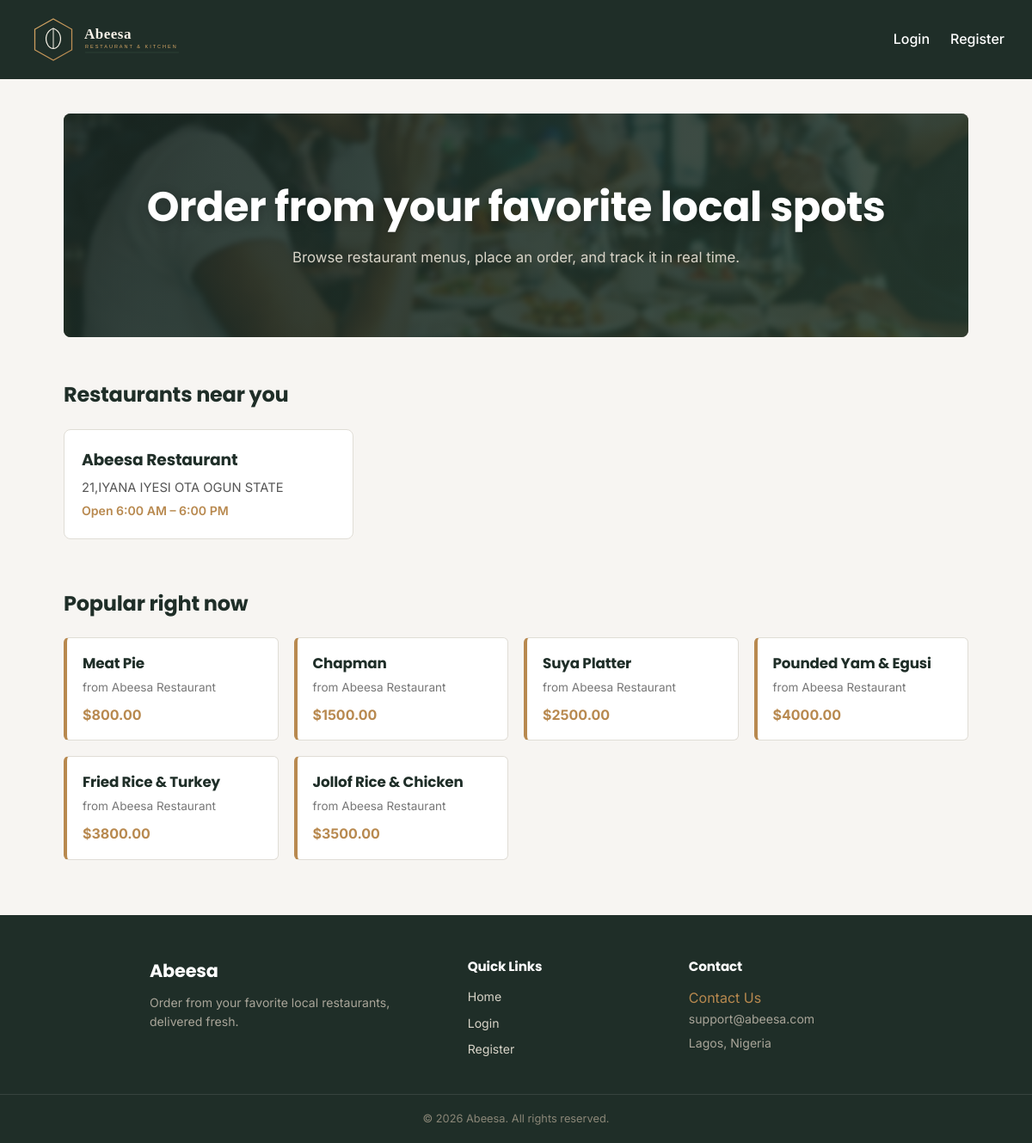
Before: / with the older database file.
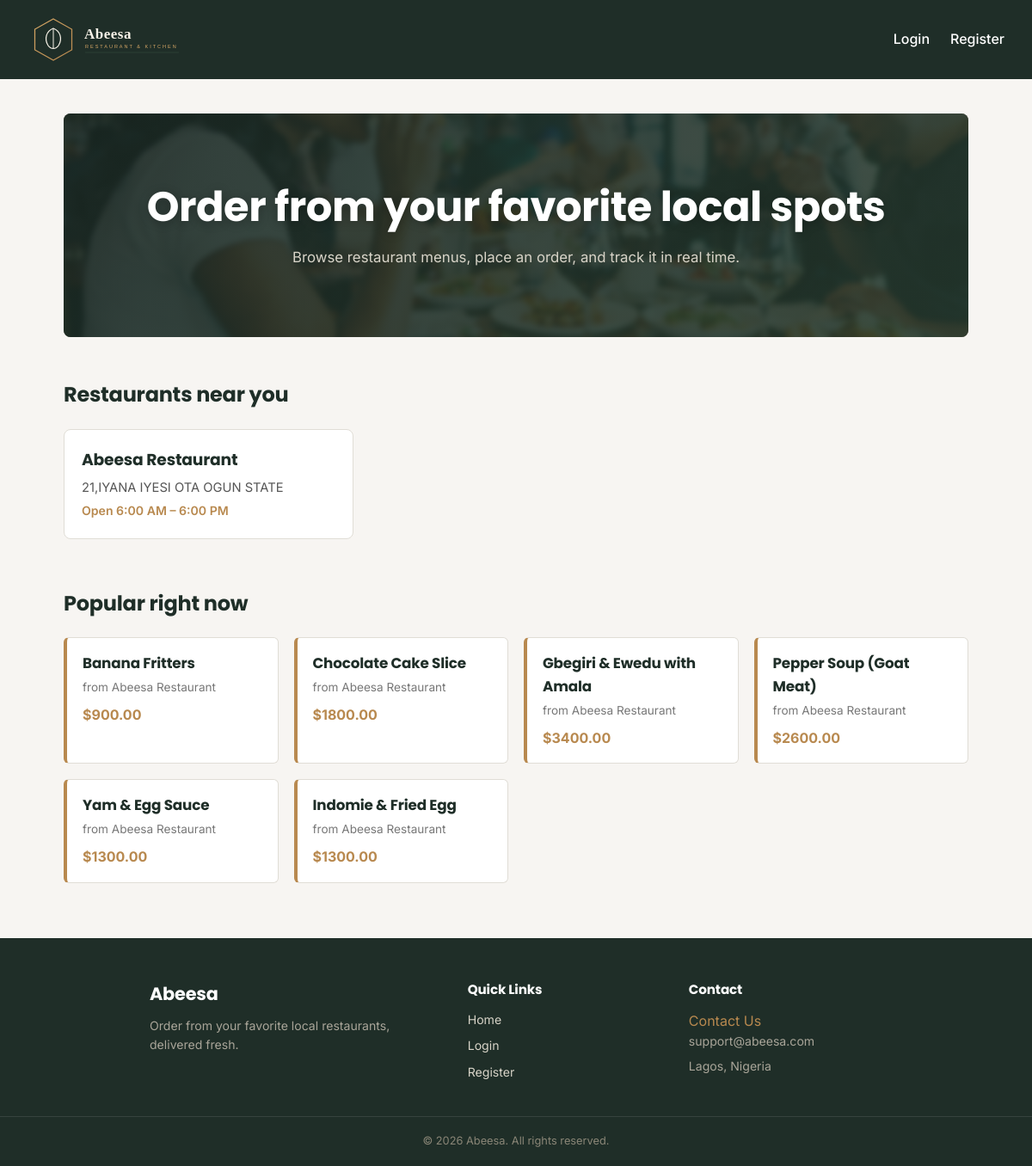
After: the same page with the newer database file.
### restaurants/models.py (models this page shows, shortened)
class Restaurant(models.Model):
    name = models.CharField(max_length=100)
    address = models.CharField(max_length=255)
    opening_time = models.TimeField()
    closing_time = models.TimeField()
    owner = models.ForeignKey(User, on_delete=models.CASCADE, related_name='restaurants')
    bank_name = models.CharField(max_length=100, blank=True)
    account_number = models.CharField(max_length=20, blank=True)
    account_name = models.CharField(max_length=100, blank=True)

class MenuItem(models.Model):
    restaurant = models.ForeignKey(Restaurant, on_delete=models.CASCADE, related_name='menu_items')
    name = models.CharField(max_length=100)
    description = models.TextField(blank=True)
    price = models.DecimalField(max_digits=6, decimal_places=2)
    image = models.ImageField(upload_to='menu_items/', blank=True, null=True)
    is_available = models.BooleanField(default=True)

### restaurants/views.py (the view)
# urls.py: path('', views.restaurant_list, name='restaurant_list'),
def restaurant_list(request):
    restaurants = Restaurant.objects.all()
    featured_items = MenuItem.objects.filter(is_available=True).order_by('-id')[:6]
    return render(request, 'restaurants/restaurant_list.html', {
        'restaurants': restaurants,
        'featured_items': featured_items,
    })

### templates/restaurants/restaurant_list.html (shortened to what this page needs)
{% extends "base.html" %}
{% block content %}
  <section class="hero">
    <h1>Order from your favorite local spots</h1>
    <p>Browse restaurant menus, place an order, and track it in real time.</p>
  </section>
  <section class="restaurant-section fade-in">
    <h2>Restaurants near you</h2>
    {% if restaurants %}
      <div class="restaurant-grid">
        {% for restaurant in restaurants %}
          <a href="{% url 'restaurant_detail' restaurant.pk %}" class="restaurant-card">
            <div class="restaurant-card-body">
              <h3>{{ restaurant.name }}</h3>
              <p class="restaurant-address">{{ restaurant.address }}</p>
              <p class="restaurant-hours">Open {{ restaurant.opening_time|time:"g:i A" }} – {{ restaurant.closing_time|time:"g:i A" }}</p>
            </div>
          </a>
        {% endfor %}
      </div>
    {% else %}
      <p class="empty-message">No restaurants have joined yet — check back soon.</p>
    {% endif %}
  </section>
  <section class="featured-section fade-in">
    <h2>Popular right now</h2>
    {% if featured_items %}
      <div class="featured-grid">
        {% for item in featured_items %}
          <a href="{% url 'restaurant_detail' item.restaurant.pk %}" class="featured-card">
            <h3>{{ item.name }}</h3>
            <p class="featured-restaurant">from {{ item.restaurant.name }}</p>
            <p class="featured-price">${{ item.price }}</p>
          </a>
        {% endfor %}
      </div>
    {% else %}
      <p class="empty-message">No menu items yet.</p>
    {% endif %}
  </section>
{% endblock %}

Changed rows visible on the page:
no longer on this page (row unchanged): MenuItem: name "Meat Pie", restaurant.name "Abeesa Restaurant", price "800.00"
no longer on this page (row unchanged): MenuItem: name "Chapman", restaurant.name "Abeesa Restaurant", price "1500.00"
no longer on this page (row unchanged): MenuItem: name "Suya Platter", restaurant.name "Abeesa Restaurant", price "2500.00"
no longer on this page (row unchanged): MenuItem: name "Pounded Yam & Egusi", restaurant.name "Abeesa Restaurant", price "4000.00"
no longer on this page (row unchanged): MenuItem: name "Fried Rice & Turkey", restaurant.name "Abeesa Restaurant", price "3800.00"
no longer on this page (row unchanged): MenuItem: name "Jollof Rice & Chicken", restaurant.name "Abeesa Restaurant", price "3500.00"
added MenuItem: name "Banana Fritters", restaurant.name "Abeesa Restaurant", price "900.00"
added MenuItem: name "Chocolate Cake Slice", restaurant.name "Abeesa Restaurant", price "1800.00"
added MenuItem: name "Gbegiri & Ewedu with Amala", restaurant.name "Abeesa Restaurant", price "3400.00"
added MenuItem: name "Pepper Soup (Goat Meat)", restaurant.name "Abeesa Restaurant", price "2600.00"
added MenuItem: name "Yam & Egg Sauce", restaurant.name "Abeesa Restaurant", price "1300.00"
added MenuItem: name "Indomie & Fried Egg", restaurant.name "Abeesa Restaurant", price "1300.00"
